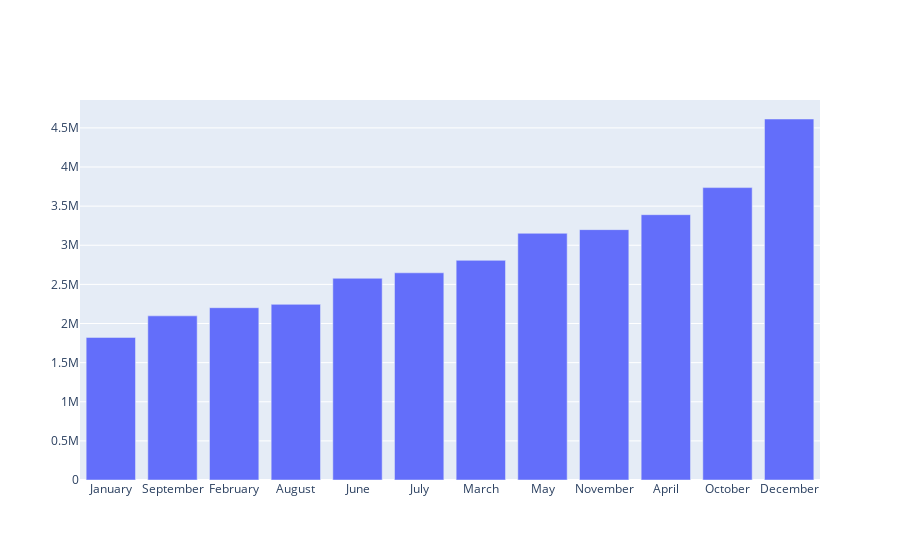

The notebook cell this image was saved under:
### Code cell
# plotlygraph
import plotly
import plotly.graph_objs as go

graph1=[go.Bar(
        x=best_month_sale.index,
        y=best_month_sale.values
)]
plotly.offline.iplot(graph1)

### Figure 1 — Plotly figure (JSON) as saved in the notebook; plotly's stock layout.template omitted (floating-point values rounded to 4 significant figures)
{"data": [{"type": "bar", "x": ["January", "September", "February", "August", "June", "July", "March", "May", "November", "April", "October", "December"], "y": [1822000.0, 2098000.0, 2202000.0, 2244000.0, 2578000.0, 2648000.0, 2807000.0, 3153000.0, 3200000.0, 3391000.0, 3737000.0, 4613000.0]}], "layout": {}}
